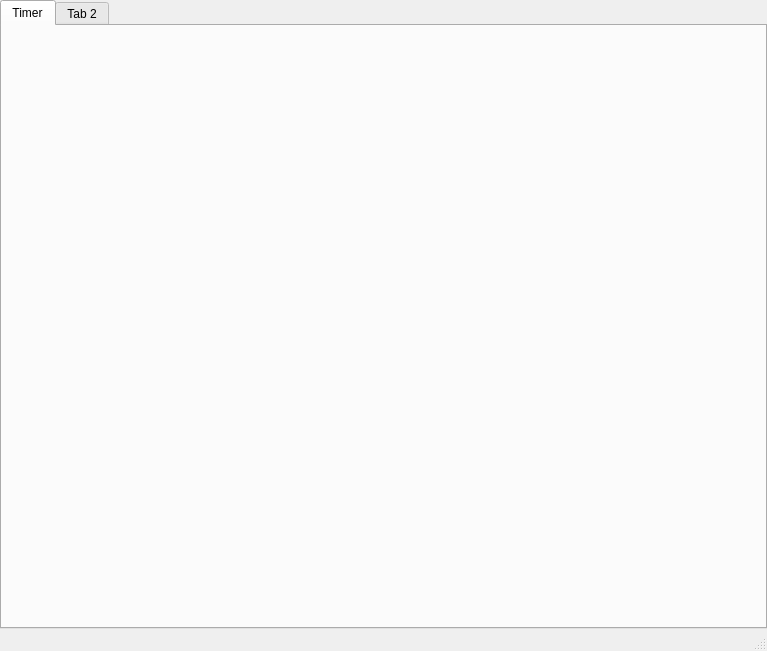
<?xml version="1.0" encoding="UTF-8"?>
<ui version="4.0">
 <class>MainWindow</class>
 <widget class="QMainWindow" name="MainWindow">
  <property name="geometry">
   <rect>
    <x>0</x>
    <y>0</y>
    <width>767</width>
    <height>651</height>
   </rect>
  </property>
  <property name="windowTitle">
   <string>MainWindow</string>
  </property>
  <widget class="QWidget" name="centralwidget">
   <layout class="QGridLayout" name="gridLayout_2">
    <property name="leftMargin">
     <number>0</number>
    </property>
    <property name="topMargin">
     <number>0</number>
    </property>
    <property name="rightMargin">
     <number>0</number>
    </property>
    <property name="bottomMargin">
     <number>0</number>
    </property>
    <item row="0" column="0">
     <widget class="QTabWidget" name="tabWidget">
      <property name="currentIndex">
       <number>0</number>
      </property>
      <widget class="QWidget" name="mainTab">
       <attribute name="title">
        <string>Timer</string>
       </attribute>
       <layout class="QGridLayout" name="gridLayout" rowstretch="2,5" columnstretch="2,5">
        <property name="leftMargin">
         <number>0</number>
        </property>
        <property name="topMargin">
         <number>9</number>
        </property>
        <property name="rightMargin">
         <number>0</number>
        </property>
        <property name="bottomMargin">
         <number>0</number>
        </property>
        <property name="spacing">
         <number>0</number>
        </property>
        <item row="1" column="1">
         <widget class="QWidget" name="ttt_wg_cont" native="true">
          <property name="autoFillBackground">
           <bool>false</bool>
          </property>
          <layout class="QGridLayout" name="gridLayout_3">
           <property name="rightMargin">
            <number>9</number>
           </property>
           <property name="bottomMargin">
            <number>9</number>
           </property>
          </layout>
         </widget>
        </item>
        <item row="0" column="1">
         <widget class="QWidget" name="abc_wg_cont" native="true">
          <layout class="QGridLayout" name="gridLayout_5"/>
         </widget>
        </item>
        <item row="0" column="0" rowspan="2">
         <widget class="QWidget" name="stc_wg_cont" native="true">
          <property name="autoFillBackground">
           <bool>false</bool>
          </property>
          <layout class="QGridLayout" name="gridLayout_4"/>
         </widget>
        </item>
       </layout>
      </widget>
      <widget class="QWidget" name="tab_2">
       <attribute name="title">
        <string>Tab 2</string>
       </attribute>
      </widget>
     </widget>
    </item>
   </layout>
  </widget>
  <widget class="QMenuBar" name="menubar">
   <property name="geometry">
    <rect>
     <x>0</x>
     <y>0</y>
     <width>767</width>
     <height>17</height>
    </rect>
   </property>
  </widget>
  <widget class="QStatusBar" name="statusbar"/>
 </widget>
 <resources/>
 <connections/>
</ui>
